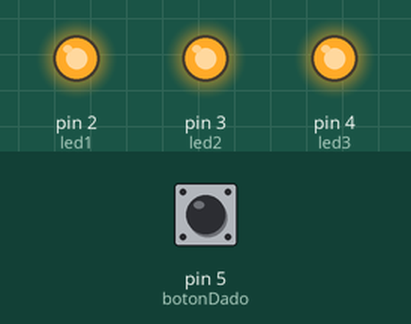
Recording of a sketch running on a simulated Arduino Uno, built with avr-gcc and run on an emulated ATmega328P. Parts: output pins drawn as LEDs (lit = HIGH). Inputs (shaded band) come from the test bench; at power-on: pin 5 (botonDado) HIGH. Random numbers use the default seed unless the sketch sets one.

Above: at 1.2 s.
1.3 s: pin 5 (botonDado) pulled LOW for 0.15 s
At 2.3 s:
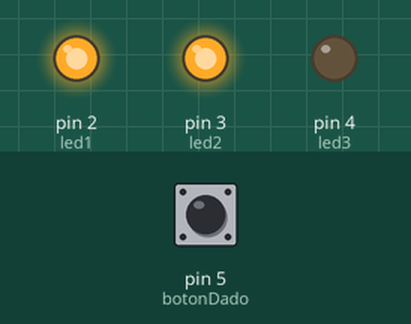
2.9 s: pin 5 (botonDado) pulled LOW for 1 s
At 4.8 s:
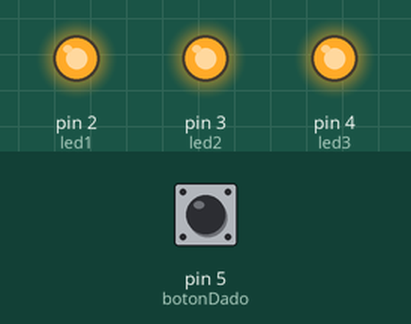
5.4 s: pin 5 (botonDado) pulled LOW for 3.2 s
At 9.6 s:
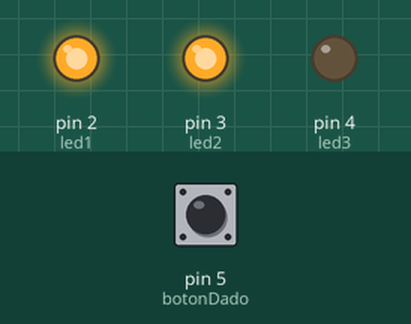
10.1 s: pin 5 (botonDado) pulled LOW for 0.15 s
At 11.4 s:
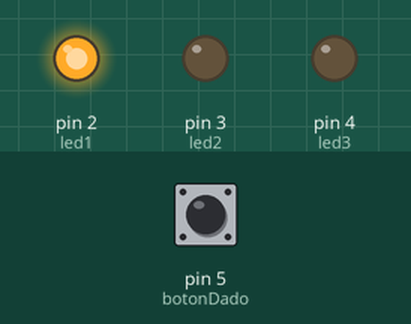
Timing chart, 0 to 12.7 s (numbered marks = the images above; inputs shaded):
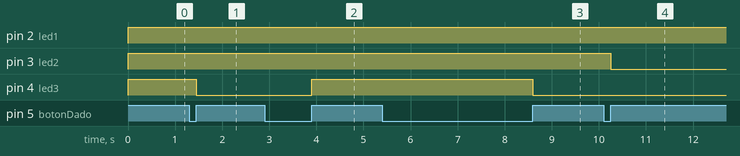

Measured:
- after the input at 1.3 s, pin 4 (led3): HIGH → LOW after 0.15 s
- after the input at 2.9 s, pin 4 (led3): LOW → HIGH after 1.0 s
- after the input at 5.4 s, pin 4 (led3): HIGH → LOW after 3.2 s
- after the input at 10.1 s, pin 3 (led2): HIGH → LOW after 0.15 s

The sketch:

Dado1.1.ino
```cpp
//Adrián Díaz Moro          UO265431
//Raúl López Calvo          UO263918
//Alejandro León Pereira    UO258774
// Laboratorio 2-Grupo 3

int pinForRandom = A0;

int led1 = 2;
int led2 = 3;
int led3 = 4;

int botonDado = 5;
int botonPulsado = 0;

void setup()
{

  //Semilla
  randomSeed(analogRead(pinForRandom));
  Serial.begin(9600);

  //Leds
  pinMode(led1, OUTPUT);
  pinMode(led2, OUTPUT);
  pinMode(led3, OUTPUT);

  //botonDado
  pinMode(botonDado, INPUT);
}

void loop()
{

  //Leer botonDado
  int leer = digitalRead(botonDado);

  //Si el usuario ha botonPulsado el botonDado
  if (botonPulsado == 0 && leer == HIGH)
  {

    botonPulsado = 1;

    switch (random(3))
    {
    case 0:
      digitalWrite(led1, HIGH);
      digitalWrite(led2, LOW);
      digitalWrite(led3, LOW);
      break;
    case 1:
      digitalWrite(led1, HIGH);
      digitalWrite(led2, HIGH);
      digitalWrite(led3, LOW);
      break;
    case 2:
      digitalWrite(led1, HIGH);
      digitalWrite(led2, HIGH);
      digitalWrite(led3, HIGH);
      break;
    }
  }
  else if (leer == LOW)
  {
    botonPulsado = 0;
  }
}
```
